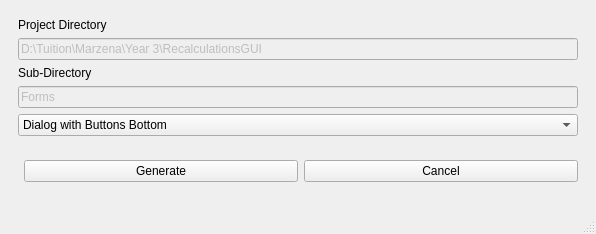
<?xml version="1.0" encoding="UTF-8"?>
<ui version="4.0">
 <class>FormOptions</class>
 <widget class="QMainWindow" name="FormOptions">
  <property name="geometry">
   <rect>
    <x>0</x>
    <y>0</y>
    <width>596</width>
    <height>234</height>
   </rect>
  </property>
  <property name="windowTitle">
   <string>PyQtForm</string>
  </property>
  <widget class="QWidget" name="centralwidget">
   <layout class="QFormLayout" name="formLayout">
    <item row="1" column="1">
     <widget class="QWidget" name="wgBottom" native="true">
      <layout class="QHBoxLayout" name="horizontalLayout">
       <item>
        <widget class="QPushButton" name="pbGenerate">
         <property name="text">
          <string>Generate</string>
         </property>
        </widget>
       </item>
       <item>
        <widget class="QPushButton" name="pbCancel">
         <property name="text">
          <string>Cancel</string>
         </property>
        </widget>
       </item>
      </layout>
     </widget>
    </item>
    <item row="0" column="0" colspan="2">
     <widget class="QWidget" name="wgTop" native="true">
      <layout class="QVBoxLayout" name="verticalLayout">
       <item>
        <widget class="QLabel" name="label">
         <property name="text">
          <string>Project Directory</string>
         </property>
         <property name="alignment">
          <set>Qt::AlignLeading|Qt::AlignLeft|Qt::AlignVCenter</set>
         </property>
        </widget>
       </item>
       <item>
        <widget class="QLineEdit" name="leProjDir">
         <property name="enabled">
          <bool>false</bool>
         </property>
         <property name="text">
          <string>D:\Tuition\Marzena\Year 3\RecalculationsGUI</string>
         </property>
         <property name="readOnly">
          <bool>false</bool>
         </property>
        </widget>
       </item>
       <item>
        <widget class="QLabel" name="label_2">
         <property name="text">
          <string>Sub-Directory</string>
         </property>
        </widget>
       </item>
       <item>
        <widget class="QLineEdit" name="leSubDir">
         <property name="enabled">
          <bool>false</bool>
         </property>
         <property name="text">
          <string>Forms</string>
         </property>
         <property name="readOnly">
          <bool>false</bool>
         </property>
        </widget>
       </item>
       <item>
        <widget class="QComboBox" name="cbFormType">
         <item>
          <property name="text">
           <string>Dialog with Buttons Bottom</string>
          </property>
         </item>
         <item>
          <property name="text">
           <string>Dialog with Buttons Right</string>
          </property>
         </item>
         <item>
          <property name="text">
           <string>Dialog with Buttons</string>
          </property>
         </item>
         <item>
          <property name="text">
           <string>Main Window</string>
          </property>
         </item>
         <item>
          <property name="text">
           <string>Widget</string>
          </property>
         </item>
        </widget>
       </item>
      </layout>
     </widget>
    </item>
   </layout>
  </widget>
  <widget class="QStatusBar" name="statusbar"/>
 </widget>
 <resources/>
 <connections/>
</ui>
